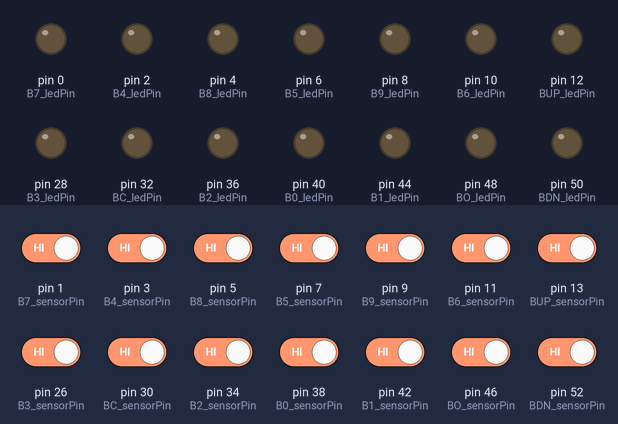
A sketch run on a simulated Arduino Mega 2560, built with avr-gcc and run on an emulated ATmega2560. On the bench: output pins drawn as LEDs (lit = HIGH). Inputs (shaded band) come from the test bench; at power-on: pin 1 (B7_sensorPin), pin 3 (B4_sensorPin), pin 5 (B8_sensorPin), pin 7 (B5_sensorPin), pin 9 (B9_sensorPin), pin 11 (B6_sensorPin), pin 13 (BUP_sensorPin), pin 26 (B3_sensorPin), pin 30 (BC_sensorPin), pin 34 (B2_sensorPin), pin 38 (B0_sensorPin), pin 42 (B1_sensorPin), pin 46 (BO_sensorPin), pin 52 (BDN_sensorPin) HIGH.

Above: at 1.2 s.
1.3 s: pin 1 (B7_sensorPin) driven LOW
At 4.1 s:
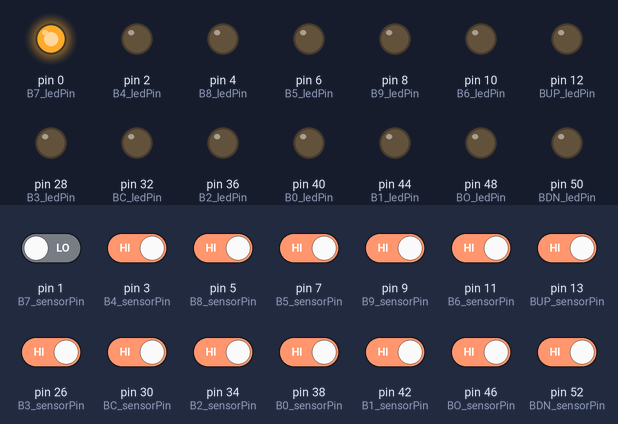
4.3 s: pin 3 (B4_sensorPin) driven LOW
At 6.9 s:
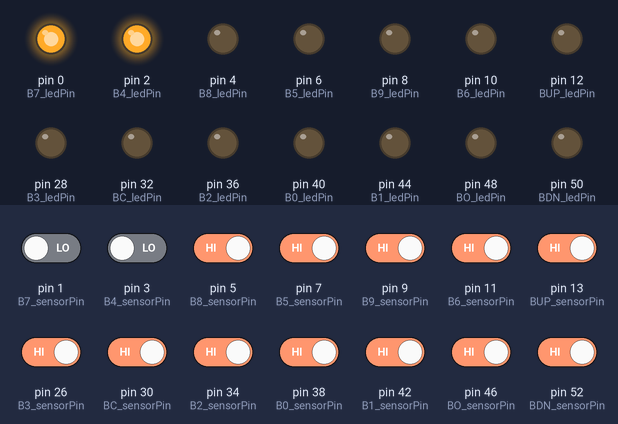
7.3 s: pin 5 (B8_sensorPin) driven LOW
At 10.1 s:
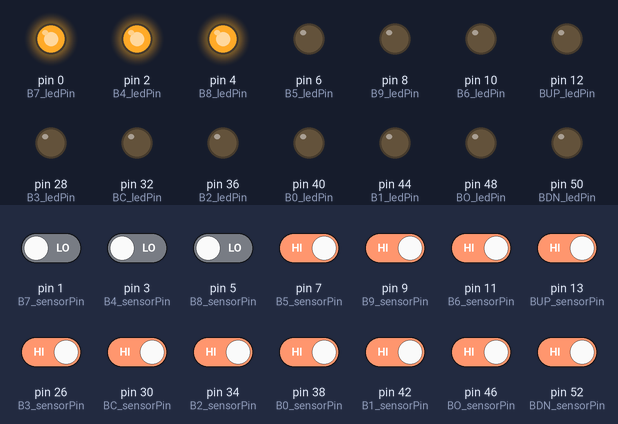
10.3 s: pin 7 (B5_sensorPin) driven LOW
At 12.7 s:
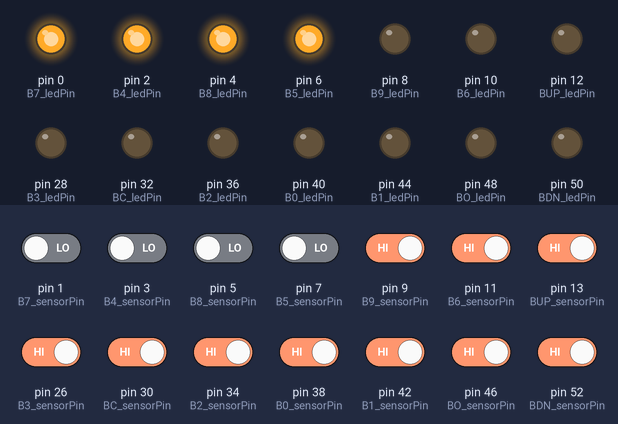
13.3 s: pin 9 (B9_sensorPin) driven LOW
At 16.1 s:
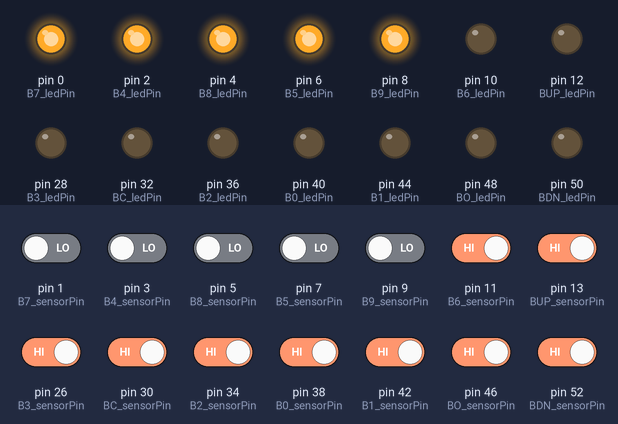
16.3 s: pin 11 (B6_sensorPin) driven LOW
At 19.7 s:
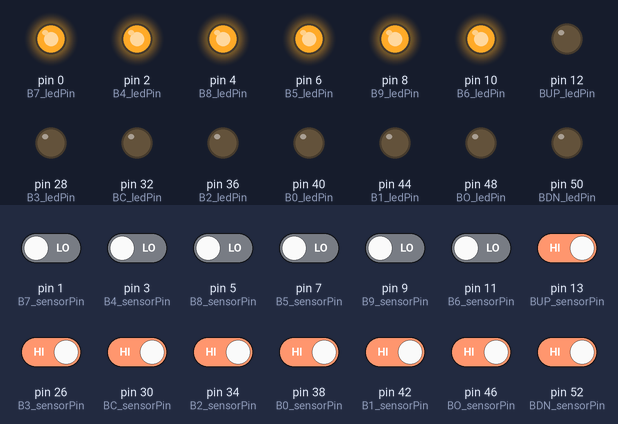
Timing chart, 0 to 31.8 s (numbered marks = the images above; inputs shaded):
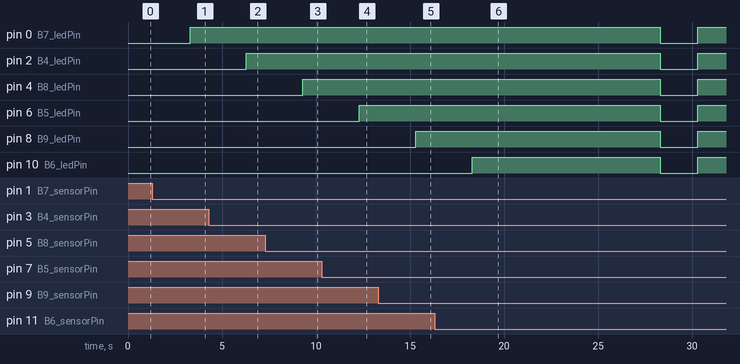

The sketch:

Touchless_TouchSwitch.ino
```cpp
/*INPUT*/
const int B0_sensorPin = 38;
const int B1_sensorPin = 42;
const int B2_sensorPin = 34;
const int B3_sensorPin = 26;
const int B4_sensorPin = 3;
const int B5_sensorPin = 7;
const int B6_sensorPin = 11;
const int B7_sensorPin = 1;
const int B8_sensorPin = 5;
const int B9_sensorPin = 9;
const int BO_sensorPin = 46;
const int BC_sensorPin = 30;
const int BUP_sensorPin = 13;
const int BDN_sensorPin = 52;

/*OUTPUT*/
const int B0_ledPin = 40;
const int B1_ledPin = 44;
const int B2_ledPin = 36;
const int B3_ledPin = 28;
const int B4_ledPin = 2;
const int B5_ledPin = 6;
const int B6_ledPin = 10;
const int B7_ledPin = 0;
const int B8_ledPin = 4;
const int B9_ledPin = 8;
const int BO_ledPin = 48;
const int BC_ledPin = 32;
const int BUP_ledPin = 12;
const int BDN_ledPin = 50;

/*PROGRAM STATE*/
int programState0 = 0;
int programState1 = 0;
int programState2 = 0;
int programState3 = 0;
int programState4 = 0;
int programState5 = 0;
int programState6 = 0;
int programState7 = 0;
int programState8 = 0;
int programState9 = 0;
int programStateO = 0;
int programStateC = 0;
int programStateUP = 0;
int programStateDN = 0;

/*BUTTON STATE"*/
int buttonState0;
int buttonState1;
int buttonState2;
int buttonState3;
int buttonState4;
int buttonState5;
int buttonState6;
int buttonState7;
int buttonState8;
int buttonState9;
int buttonStateO;
int buttonStateC;
int buttonStateUP;
int buttonStateDN;

long buttonMillis = 0;
const long intervalButton = 2000;

long ledMillis = 0;
const long intervalLed = 10000;

void setup() {
  pinMode(B0_ledPin, OUTPUT);
  pinMode(B1_ledPin, OUTPUT);
  pinMode(B2_ledPin, OUTPUT);
  pinMode(B3_ledPin, OUTPUT);
  pinMode(B4_ledPin, OUTPUT);
  pinMode(B5_ledPin, OUTPUT);
  pinMode(B6_ledPin, OUTPUT);
  pinMode(B7_ledPin, OUTPUT);
  pinMode(B8_ledPin, OUTPUT);
  pinMode(B9_ledPin, OUTPUT);
  pinMode(BO_ledPin, OUTPUT);
  pinMode(BC_ledPin, OUTPUT);
  pinMode(BUP_ledPin, OUTPUT);
  pinMode(BDN_ledPin, OUTPUT);

  pinMode(B0_sensorPin, INPUT);
  pinMode(B1_sensorPin, INPUT);
  pinMode(B2_sensorPin, INPUT);
  pinMode(B3_sensorPin, INPUT);
  pinMode(B4_sensorPin, INPUT);
  pinMode(B5_sensorPin, INPUT);
  pinMode(B6_sensorPin, INPUT);
  pinMode(B7_sensorPin, INPUT);
  pinMode(B8_sensorPin, INPUT);
  pinMode(B9_sensorPin, INPUT);
  pinMode(BO_sensorPin, INPUT);
  pinMode(BC_sensorPin, INPUT);
  pinMode(BUP_sensorPin, INPUT);
  pinMode(BDN_sensorPin, INPUT);

  digitalWrite(B0_sensorPin, HIGH);
  digitalWrite(B1_sensorPin, HIGH);
  digitalWrite(B2_sensorPin, HIGH);
  digitalWrite(B3_sensorPin, HIGH);
  digitalWrite(B4_sensorPin, HIGH);
  digitalWrite(B5_sensorPin, HIGH);
  digitalWrite(B6_sensorPin, HIGH);
  digitalWrite(B7_sensorPin, HIGH);
  digitalWrite(B8_sensorPin, HIGH);
  digitalWrite(B9_sensorPin, HIGH);
  digitalWrite(BO_sensorPin, HIGH);
  digitalWrite(BC_sensorPin, HIGH);
  digitalWrite(BUP_sensorPin, HIGH);
  digitalWrite(BDN_sensorPin, HIGH);
}

void loop()
{
  /* BUTTON 0 */
  {
  unsigned long currentMillis = millis();
  buttonState0 = digitalRead(B0_sensorPin);

  if (buttonState0 == LOW && programState0 == 0) {
    buttonMillis = currentMillis;
    programState0 = 1;
  }
  else if (programState0 == 1 && buttonState0 == HIGH) {
        programState0 = 0; //reset
  }
  if(currentMillis - buttonMillis > intervalButton && programState0 == 1) {
    programState0 = 2;
    ledMillis = currentMillis;

    digitalWrite(B0_ledPin, HIGH);
  }

  if(currentMillis - ledMillis > intervalLed && programState0 == 2) {
    programState0 = 0;

    digitalWrite(B0_ledPin, LOW);
  }
  }

  /* BUTTON 1 */

  {
  unsigned long currentMillis = millis();
  buttonState1 = digitalRead(B1_sensorPin);

  if (buttonState1 == LOW && programState1 == 0) {
    buttonMillis = currentMillis;
    programState1 = 1;
  }
  else if (programState1 == 1 && buttonState1 == HIGH) {
        programState1 = 0; //reset
  }
  if(currentMillis - buttonMillis > intervalButton && programState1 == 1) {
    programState1 = 2;
    ledMillis = currentMillis;

    digitalWrite(B1_ledPin, HIGH);
  }

  if(currentMillis - ledMillis > intervalLed && programState1 == 2) {
    programState1 = 0;

    digitalWrite(B1_ledPin, LOW);
  }
  }

  /* BUTTON 2 */

  {
      unsigned long currentMillis = millis();
  buttonState2 = digitalRead(B2_sensorPin);

  if (buttonState2 == LOW && programState2 == 0) {
    buttonMillis = currentMillis;
    programState2 = 1;
  }
  else if (programState2 == 1 && buttonState2 == HIGH) {
        programState2 = 0; //reset
  }
  if(currentMillis - buttonMillis > intervalButton && programState2 == 1) {
    programState2 = 2;
    ledMillis = currentMillis;

    digitalWrite(B2_ledPin, HIGH);
  }

  if(currentMillis - ledMillis > intervalLed && programState2 == 2) {
    programState2 = 0;

    digitalWrite(B2_ledPin, LOW);
  }
  }

  /* BUTTON 3 */

  {
      unsigned long currentMillis = millis();
  buttonState3 = digitalRead(B3_sensorPin);

  if (buttonState3 == LOW && programState3 == 0) {
    buttonMillis = currentMillis;
    programState3 = 1;
  }
  else if (programState3 == 1 && buttonState3 == HIGH) {
        programState3 = 0; //reset
  }
  if(currentMillis - buttonMillis > intervalButton && programState3 == 1) {
    programState3 = 2;
    ledMillis = currentMillis;

    digitalWrite(B3_ledPin, HIGH);
  }

  if(currentMillis - ledMillis > intervalLed && programState3 == 2) {
    programState3 = 0;

    digitalWrite(B3_ledPin, LOW);
  }
  }

  /* BUTTON 4 */
  {
      unsigned long currentMillis = millis();
  buttonState4 = digitalRead(B4_sensorPin);

  if (buttonState4 == LOW && programState4 == 0) {
    buttonMillis = currentMillis;
    programState4 = 1;
  }
  else if (programState4 == 1 && buttonState4 == HIGH) {
        programState4 = 0; //reset
  }
  if(currentMillis - buttonMillis > intervalButton && programState4 == 1) {
    programState4 = 2;
    ledMillis = currentMillis;

    digitalWrite(B4_ledPin, HIGH);
  }

  if(currentMillis - ledMillis > intervalLed && programState4 == 2) {
    programState4 = 0;

    digitalWrite(B4_ledPin, LOW);
  }
  }

  /* BUTTON 5 */

  {
      unsigned long currentMillis = millis();
  buttonState5 = digitalRead(B5_sensorPin);

  if (buttonState5 == LOW && programState5 == 0) {
    buttonMillis = currentMillis;
    programState5 = 1;
  }
  else if (programState5 == 1 && buttonState5 == HIGH) {
        programState5 = 0; //reset
  }
  if(currentMillis - buttonMillis > intervalButton && programState5 == 1) {
    programState5 = 2;
    ledMillis = currentMillis;

    digitalWrite(B5_ledPin, HIGH);
  }

  if(currentMillis - ledMillis > intervalLed && programState5 == 2) {
    programState5 = 0;

    digitalWrite(B5_ledPin, LOW);
  }
  }

  /* BUTTON 6 */

  {
      unsigned long currentMillis = millis();
  buttonState6 = digitalRead(B6_sensorPin);

  if (buttonState6 == LOW && programState6 == 0) {
    buttonMillis = currentMillis;
    programState6 = 1;
  }
  else if (programState6 == 1 && buttonState6 == HIGH) {
        programState6 = 0; //reset
  }
  if(currentMillis - buttonMillis > intervalButton && programState6 == 1) {
    programState6 = 2;
    ledMillis = currentMillis;

    digitalWrite(B6_ledPin, HIGH);
  }

  if(currentMillis - ledMillis > intervalLed && programState6 == 2) {
    programState6 = 0;

    digitalWrite(B6_ledPin, LOW);
  }
  }

  /* BUTTON 7 */

  {
      unsigned long currentMillis = millis();
  buttonState7 = digitalRead(B7_sensorPin);

  if (buttonState7 == LOW && programState7 == 0) {
    buttonMillis = currentMillis;
    programState7 = 1;
  }
  else if (programState7 == 1 && buttonState7 == HIGH) {
        programState7 = 0; //reset
  }
  if(currentMillis - buttonMillis > intervalButton && programState7 == 1) {
    programState7 = 2;
    ledMillis = currentMillis;

    digitalWrite(B7_ledPin, HIGH);
  }

  if(currentMillis - ledMillis > intervalLed && programState7 == 2) {
    programState7 = 0;

    digitalWrite(B7_ledPin, LOW);
  }
  }

  /* BUTTON 8 */

  {
      unsigned long currentMillis = millis();
  buttonState8 = digitalRead(B8_sensorPin);

  if (buttonState8 == LOW && programState8 == 0) {
    buttonMillis = currentMillis;
    programState8 = 1;
  }
  else if (programState8 == 1 && buttonState8 == HIGH) {
        programState8 = 0; //reset
  }
  if(currentMillis - buttonMillis > intervalButton && programState8 == 1) {
    programState8 = 2;
    ledMillis = currentMillis;

    digitalWrite(B8_ledPin, HIGH);
  }

  if(currentMillis - ledMillis > intervalLed && programState8 == 2) {
    programState8 = 0;

    digitalWrite(B8_ledPin, LOW);
  }
  }

  /* BUTTON 9 */

  {
      unsigned long currentMillis = millis();
  buttonState9 = digitalRead(B9_sensorPin);

  if (buttonState9 == LOW && programState9 == 0) {
    buttonMillis = currentMillis;
    programState9 = 1;
  }
  else if (programState9 == 1 && buttonState9 == HIGH) {
        programState9 = 0; //reset
  }
  if(currentMillis - buttonMillis > intervalButton && programState9 == 1) {
    programState9 = 2;
    ledMillis = currentMillis;

    digitalWrite(B9_ledPin, HIGH);
  }

  if(currentMillis - ledMillis > intervalLed && programState9 == 2) {
    programState9 = 0;

    digitalWrite(B9_ledPin, LOW);
  }
  }

  /* BUTTON OPEN */

  {
    unsigned long currentMillis = millis();
  buttonStateO = digitalRead(BO_sensorPin);

  if (buttonStateO == LOW && programStateO == 0) {
    buttonMillis = currentMillis;
    programStateO = 1;
  }
  else if (programStateO == 1 && buttonStateO == HIGH) {
        programStateO = 0; //reset
  }
  if(currentMillis - buttonMillis > intervalButton && programStateO == 1) {
    programStateO = 2;
    ledMillis = currentMillis;

    digitalWrite(BO_ledPin, HIGH);
  }

  if(currentMillis - ledMillis > intervalLed && programStateO == 2) {
    programStateO = 0;

    digitalWrite(BO_ledPin, LOW);
  }
  }

  /* BUTTON CLOSE */

  {
    unsigned long currentMillis = millis();
  buttonStateC = digitalRead(BC_sensorPin);

  if (buttonStateC == LOW && programStateC == 0) {
    buttonMillis = currentMillis;
    programStateC = 1;
  }
  else if (programStateC == 1 && buttonStateC == HIGH) {
        programStateC = 0; //reset
  }
  if(currentMillis - buttonMillis > intervalButton && programStateC == 1) {
    programStateC = 2;
    ledMillis = currentMillis;

    digitalWrite(BC_ledPin, HIGH);
  }

  if(currentMillis - ledMillis > intervalLed && programStateC == 2) {
    programStateC = 0;

    digitalWrite(BC_ledPin, LOW);
  }
  }

  /* BUTTON UP */

  {
    unsigned long currentMillis = millis();
  buttonStateUP = digitalRead(BUP_sensorPin);

  if (buttonStateUP == LOW && programStateUP == 0) {
    buttonMillis = currentMillis;
    programStateUP = 1;
  }
  else if (programStateUP == 1 && buttonStateUP == HIGH) {
        programStateUP = 0; //reset
  }
  if(currentMillis - buttonMillis > intervalButton && programStateUP == 1) {
    programStateUP = 2;
    ledMillis = currentMillis;

    digitalWrite(BUP_ledPin, HIGH);
  }

  if(currentMillis - ledMillis > intervalLed && programStateUP == 2) {
    programStateUP = 0;

    digitalWrite(BUP_ledPin, LOW);
  }
  }

  /* BUTTON DOWN */

  {
    unsigned long currentMillis = millis();
  buttonStateDN = digitalRead(BDN_sensorPin);

  if (buttonStateDN == LOW && programStateDN == 0) {
    buttonMillis = currentMillis;
    programStateDN = 1;
  }
  else if (programStateDN == 1 && buttonStateDN == HIGH) {
        programStateDN = 0; //reset
  }
  if(currentMillis - buttonMillis > intervalButton && programStateDN == 1) {
    programStateDN = 2;
    ledMillis = currentMillis;

    digitalWrite(BDN_ledPin, HIGH);
  }

  if(currentMillis - ledMillis > intervalLed && programStateDN == 2) {
    programStateDN = 0;

    digitalWrite(BDN_ledPin, LOW);
  }
  }
}
```

Measured:
- after the input at 1.3 s, pin 0 (B7_ledPin): LOW → HIGH after 2.0 s
- after the input at 4.3 s, pin 2 (B4_ledPin): LOW → HIGH after 2.0 s
- after the input at 7.3 s, pin 4 (B8_ledPin): LOW → HIGH after 2.0 s
- after the input at 10.3 s, pin 6 (B5_ledPin): LOW → HIGH after 2.0 s
- after the input at 13.3 s, pin 8 (B9_ledPin): LOW → HIGH after 2.0 s
- after the input at 16.3 s, pin 10 (B6_ledPin): LOW → HIGH after 2.0 s, → LOW 10.0 s later, → HIGH 2.0 s later
